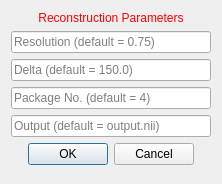
<?xml version="1.0" encoding="UTF-8"?>
<ui version="4.0">
 <class>FestiveViewUIReconst</class>
 <widget class="QWidget" name="FestiveViewUIReconst">
  <property name="geometry">
   <rect>
    <x>0</x>
    <y>0</y>
    <width>222</width>
    <height>184</height>
   </rect>
  </property>
  <property name="sizePolicy">
   <sizepolicy hsizetype="Preferred" vsizetype="Minimum">
    <horstretch>0</horstretch>
    <verstretch>0</verstretch>
   </sizepolicy>
  </property>
  <property name="minimumSize">
   <size>
    <width>0</width>
    <height>0</height>
   </size>
  </property>
  <property name="windowTitle">
   <string>Set Values</string>
  </property>
  <layout class="QVBoxLayout" name="verticalLayout">
   <item>
    <widget class="QLabel" name="titleLabel">
     <property name="styleSheet">
      <string notr="true">QLabel { color: rgb(255, 0, 0) }</string>
     </property>
     <property name="text">
      <string>Reconstruction Parameters</string>
     </property>
     <property name="alignment">
      <set>Qt::AlignCenter</set>
     </property>
    </widget>
   </item>
   <item>
    <widget class="QLineEdit" name="lineEdit_1">
     <property name="text">
      <string/>
     </property>
     <property name="placeholderText">
      <string>Resolution (default = 0.75)</string>
     </property>
    </widget>
   </item>
   <item>
    <widget class="QLineEdit" name="lineEdit_2">
     <property name="placeholderText">
      <string>Delta (default = 150.0)</string>
     </property>
    </widget>
   </item>
   <item>
    <widget class="QLineEdit" name="lineEdit_3">
     <property name="placeholderText">
      <string>Package No. (default = 4)</string>
     </property>
    </widget>
   </item>
   <item>
    <widget class="QLineEdit" name="lineEdit_4">
     <property name="placeholderText">
      <string>Output (default = output.nii)</string>
     </property>
    </widget>
   </item>
   <item>
    <widget class="QDialogButtonBox" name="buttonBox">
     <property name="enabled">
      <bool>true</bool>
     </property>
     <property name="orientation">
      <enum>Qt::Horizontal</enum>
     </property>
     <property name="standardButtons">
      <set>QDialogButtonBox::Cancel|QDialogButtonBox::Ok</set>
     </property>
     <property name="centerButtons">
      <bool>true</bool>
     </property>
    </widget>
   </item>
   <item>
    <spacer name="spacer">
     <property name="orientation">
      <enum>Qt::Vertical</enum>
     </property>
     <property name="sizeType">
      <enum>QSizePolicy::Expanding</enum>
     </property>
     <property name="sizeHint" stdset="0">
      <size>
       <width>20</width>
       <height>0</height>
      </size>
     </property>
    </spacer>
   </item>
  </layout>
 </widget>
 <layoutdefault spacing="6" margin="11"/>
 <resources/>
 <connections/>
</ui>
